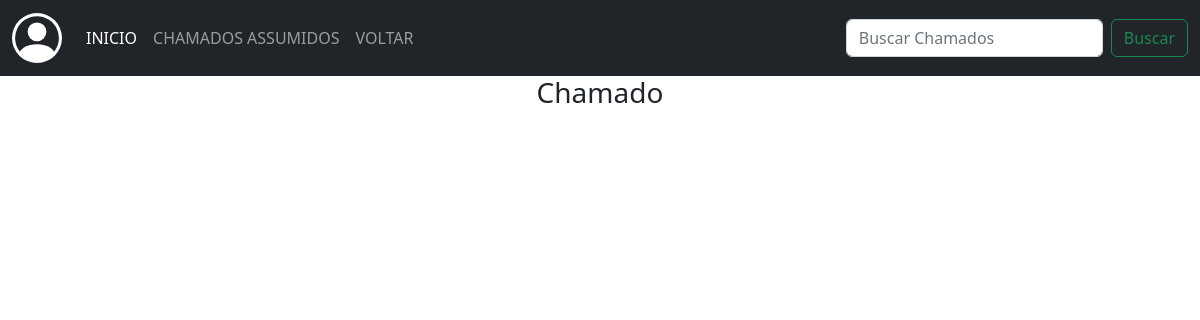
Page /5/visualizar_chamados on the earlier database version.
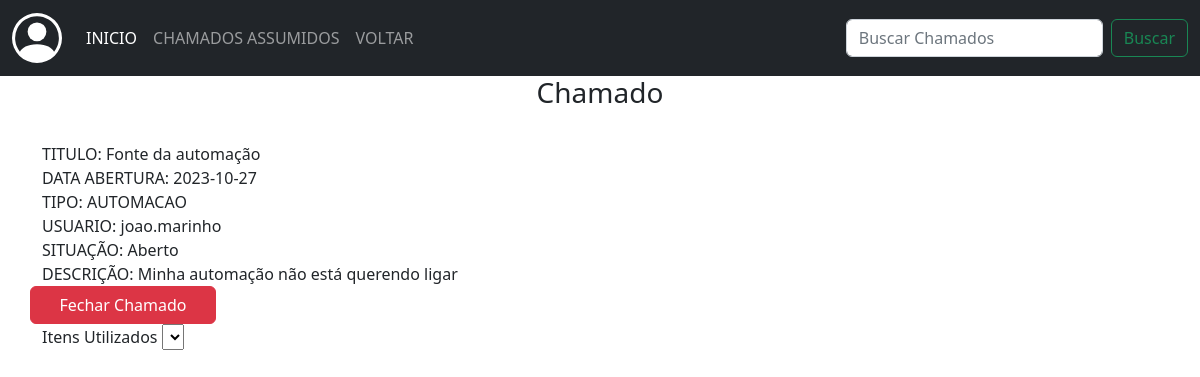
Same page on the later database version.
### app/models/tab_chamados.py (models this page shows)
class Chamados(db.Model):
    __tablename__ = 'tab_chamados'
    id = db.Column(db.Integer, primary_key=True)
    data_add = db.Column(db.String(50), nullable=False)
    data_fim = db.Column(db.String(50), nullable=False)
    titulo = db.Column(db.String(100), nullable=False)
    descricao = db.Column(db.String(255), nullable=False)
    tipo_ch = db.Column(db.String(100), nullable=False)
    situacao = db.Column(db.String(50), nullable=False)
    ass_por = db.Column(db.String(100))
    telefone = db.Column(db.String(50))
    setor = db.Column(db.String(100))
    tab_usuarios_id = db.Column(db.Integer, db.ForeignKey('tab_usuarios.id'))

### app/routes/routes.py (the view)
@login_required
@app.route("/<int:id>/visualizar_chamados", methods=['GET', 'POST'])
def visualizar_chamados(id):
    items = Estoque.query.all()
    chamado = Chamados.query.filter_by(id=id).all()
    chamado_id = Chamados.query.filter_by(id=id).first()
    if request.method=='POST':
        ass_por = current_user.username
        chamado_id.query.filter_by(id=id).update({"ass_por": ass_por})
        db.session.commit()
        return redirect(url_for("chamados_suporte"))
    return render_template("routes/visualizar_chamados.html", chamado=chamado, items= items)

### app/templates/routes/visualizar_chamados.html (shortened to what this page needs)
{% extends 'base.html' %}
{% block conteudo %}
<nav class="navbar navbar-expand-lg navbar-dark bg-dark">
    <div class="container-fluid">
      <a class="navbar-brand" href="#"></a>
      <div class="collapse navbar-collapse" id="navbarSupportedContent">
        <ul class="navbar-nav me-auto mb-2 mb-lg-0">
          <li class="nav-item">
            <a class="nav-link active" aria-current="page" href="#">INICIO</a>
          </li>
          <li class="nav-item">
            <a class="nav-link" href="{{url_for('chamados_assumidos')}}">CHAMADOS ASSUMIDOS</a>
          </li>
          {% if current_user.permission == 'A' %}
            <li class="nav-item">
              <a class="nav-link" href="{{url_for('chamados_suporte_admin')}}">VOLTAR</a>
            </li>
          {% else %}
            <li class="nav-item">
              <a class="nav-link" href="{{url_for('chamados_suporte')}}">VOLTAR</a>
            </li>
          {% endif %}
        </ul>
        <form class="d-flex" role="search" action="" method="post">
          <input class="form-control me-2" type="search" placeholder="Buscar Chamados" aria-label="Search">
          <button class="btn btn-outline-success" type="submit">Buscar</button>
        </form>
      </div>
    </div>
</nav>
<div>
    <div class="container">
      <div class="panel-heading">
          <h3 class="panel-title" align="center">Chamado</h3>
      </div><br>
      {%for i in chamado %}
        <form action="{{url_for('visualizar_chamados', id=i.id)}}" method="post">
      {% endfor %}
        <div class="view_chamado">
          {% for c in chamado%}
          <label>TITULO: {{c.titulo}}</label><br>
          <label>DATA ABERTURA: {{c.data_add}}</label><br>
          <label>TIPO: {{c.tipo_ch}}</label><br>
          <label>USUARIO: {{c.tab_usuarios_id}}</label><br>
          <label>SITUAÇÃO: {{c.situacao}}</label><br>
          <label>DESCRIÇÃO: {{c.descricao}}</label><br>
          {%  endfor %}
        </div>
        <div>
          {% for ch in chamado%}
          {% if ch.ass_por != Null %}
            <button class="btn btn-danger row col-2">Fechar Chamado</button>
          {% endif %}
        {% endfor %}
        </div>
      </form>
      <form action="" method="post">
        {% for ch in chamado%}
          {% if ch.ass_por != Null %}
          <label>Itens Utilizados</label>
            <select name="select_item_utilizado">
            </select>
          {%endif%}
        {% endfor %}
      </form>
</div>
{% endblock conteudo %}

Differences in the rows shown:
added Chamados: titulo "Fonte da automação", data_add "2023-10-27", tipo_ch "AUTOMACAO", tab_usuarios_id "joao.marinho", situacao "Aberto", descricao "Minha automação não está querendo ligar", shows "Fechar Chamado"
